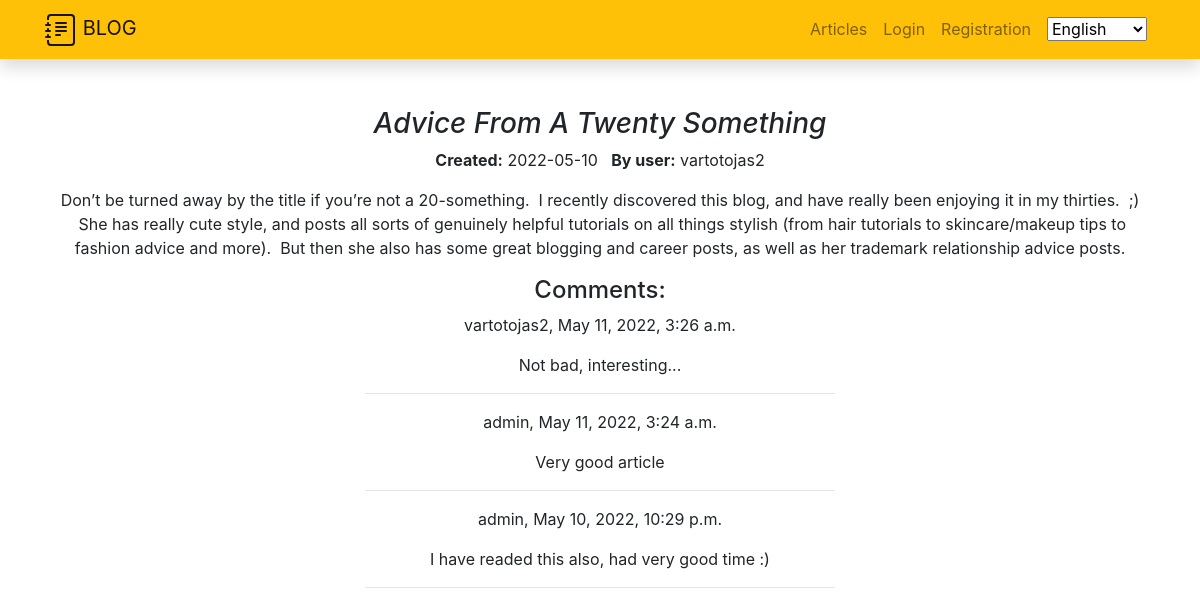
The page /articles/5 on the database its author committed.
### blog/models.py (models this page shows, shortened)
class Article(models.Model):
    title = models.CharField(_("Title"), max_length=200, null=True, blank=True)
    user = models.ForeignKey(User, verbose_name="User", on_delete=models.SET_NULL, null=True)
    created = models.DateTimeField(auto_now_add=True)
    content = HTMLField(_('Content'), null=True, blank=True)
    class Meta:
        verbose_name = _("Article")
        verbose_name_plural = _("Articles")

class ArticleComment(models.Model):
    article = models.ForeignKey('Article', on_delete=models.SET_NULL, null=True, blank=True,
                                related_name='comments')
    reviewer = models.ForeignKey(User, on_delete=models.SET_NULL, null=True, blank=True)
    created = models.DateTimeField(auto_now_add=True)
    comment = models.CharField(_('Comment'), max_length=1000, null=True, blank=True)
    class Meta:
        verbose_name = _("Comment")
        verbose_name_plural = _("Comments")

### blog/views.py (the view, shortened to what this page needs)
# urls.py: path('articles/<int:pk>', views.ArticleDetailView.as_view(), name='article_detail'),
class ArticleDetailView(DetailView, FormMixin):
    model = Article
    template_name = 'article_detail.html'
    form_class = ArticleCommentForm
    def get_context_data(self, *args, **kwargs):
        context = super(ArticleDetailView, self).get_context_data(*args, **kwargs)
        context['form'] = ArticleCommentForm(initial={'article': self.object})
        context['comments'] = list(reversed(ArticleComment.objects.filter(article=self.object)))
        return context

### blog/forms.py
class ArticleCommentForm(forms.ModelForm):
    class Meta:
        model = ArticleComment
        fields = fields = '__all__'
        widgets = {
            'article': forms.HiddenInput(),
            'reviewer': forms.HiddenInput(),
            'created': forms.HiddenInput(),
            'comment': forms.TextInput(attrs={'class': 'form-control'}),
        }

### blog/templates/article_detail.html (shortened to what this page needs)
{% extends "base.html" %}
{% load i18n %}
{% block content %}
<div class="container mb-3 mt-3 text-center" >
    <h3 style="font-style:italic;">{{article.title}}</h3>
    <strong>{% trans 'Created' %}:</strong>&nbsp;{{article.created |date:"Y-m-d "}}&nbsp;
    <strong>{% trans 'By user' %}:</strong>&nbsp;{{article.user}}
    <p class="mt-3">{{article.content | safe}}</p>
</div>
<div class="container text-center" style="max-width:500px;">
    {% if comments %}
    <h4>{% trans 'Comments' %}:</h4>
    {% endif %}
    {% for comment in comments %}
      <p>{{ comment.reviewer }}, {{ comment.created }}</p>
      <p>{{ comment.comment }}</p>
    <hr/>
  {% endfor %}
</div>
{% endblock %}

### static/css/styles.css (style rules this page uses)
* { box-sizing:border-box; margin:0; padding:0; }

### rows shown on the page
Article: title "Advice From A Twenty Something", created "2022-05-10", user "vartotojas2", content "Don’t be turned away by the title if you’re not a 20-something. I recently discovered this blog, and have really been enjoying it in my thirties. ;) She has really cute style, and posts all sorts of genuinely helpful tutorials on all things stylish (from hair tutorials to skincare/makeup tips to fashion advice and more). But then she also has some great blogging and career posts, as well as her trademark relationship advice posts."
ArticleComment: reviewer "vartotojas2", created "May 11, 2022, 3:26 a.m.", comment "Not bad, interesting..."
ArticleComment: reviewer "admin", created "May 11, 2022, 3:24 a.m.", comment "Very good article"
ArticleComment: reviewer "admin", created "May 10, 2022, 10:29 p.m.", comment "I have readed this also, had very good time :)"

### other values the page prints
form field language "English"
